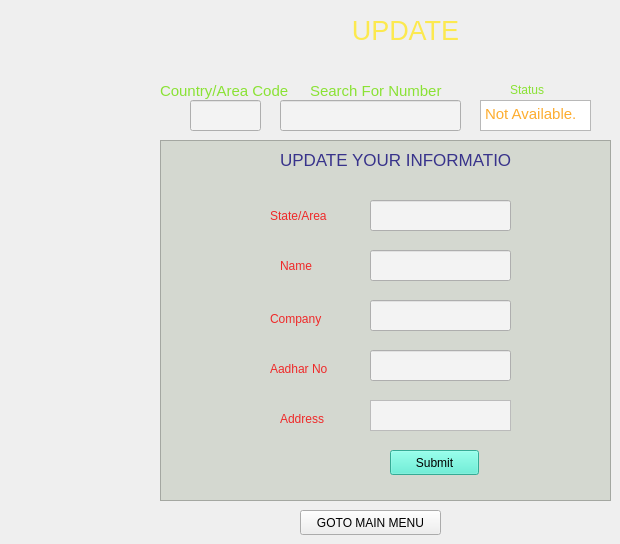
    <widget class="QWidget" name="PageUpdate">
     <widget class="QLabel" name="label_20">
      <property name="geometry">
       <rect>
        <x>300</x>
        <y>10</y>
        <width>211</width>
        <height>41</height>
       </rect>
      </property>
      <property name="font">
       <font>
        <pointsize>20</pointsize>
       </font>
      </property>
      <property name="styleSheet">
       <string notr="true">color: rgb(252, 233, 79);</string>
      </property>
      <property name="text">
       <string>UPDATE</string>
      </property>
      <property name="alignment">
       <set>Qt::AlignCenter</set>
      </property>
     </widget>
     <widget class="QTableView" name="tableView_3">
      <property name="geometry">
       <rect>
        <x>160</x>
        <y>140</y>
        <width>451</width>
        <height>361</height>
       </rect>
      </property>
      <property name="styleSheet">
       <string notr="true">background-color: rgb(211, 215, 207, 250);</string>
      </property>
     </widget>
     <widget class="QPushButton" name="submit_update">
      <property name="geometry">
       <rect>
        <x>390</x>
        <y>450</y>
        <width>89</width>
        <height>25</height>
       </rect>
      </property>
      <property name="styleSheet">
       <string notr="true">background-color: rgb(74, 239, 209);</string>
      </property>
      <property name="text">
       <string>Submit</string>
      </property>
     </widget>
     <widget class="QLabel" name="label_26">
      <property name="geometry">
       <rect>
        <x>310</x>
        <y>80</y>
        <width>141</width>
        <height>21</height>
       </rect>
      </property>
      <property name="font">
       <font>
        <pointsize>11</pointsize>
       </font>
      </property>
      <property name="styleSheet">
       <string notr="true">color: rgb(138, 226, 52);E</string>
      </property>
      <property name="text">
       <string>Search For Number</string>
      </property>
     </widget>
     <widget class="QLineEdit" name="searchNo_update">
      <property name="geometry">
       <rect>
        <x>280</x>
        <y>100</y>
        <width>181</width>
        <height>31</height>
       </rect>
      </property>
      <property name="styleSheet">
       <string notr="true">background-color: rgb(243, 243, 243);</string>
      </property>
     </widget>
     <widget class="QTextBrowser" name="status_update">
      <property name="geometry">
       <rect>
        <x>480</x>
        <y>100</y>
        <width>111</width>
        <height>31</height>
       </rect>
      </property>
      <property name="styleSheet">
       <string notr="true">color: rgb(253, 173, 48);</string>
      </property>
      <property name="html">
       <string>&lt;!DOCTYPE HTML PUBLIC &quot;-//W3C//DTD HTML 4.0//EN&quot; &quot;http://www.w3.org/TR/REC-html40/strict.dtd&quot;&gt;
&lt;html&gt;&lt;head&gt;&lt;meta name=&quot;qrichtext&quot; content=&quot;1&quot; /&gt;&lt;style type=&quot;text/css&quot;&gt;
p, li { white-space: pre-wrap; }
&lt;/style&gt;&lt;/head&gt;&lt;body style=&quot; font-family:'Ubuntu'; font-size:11pt; font-weight:400; font-style:normal;&quot;&gt;
&lt;p style=&quot; margin-top:0px; margin-bottom:0px; margin-left:0px; margin-right:0px; -qt-block-indent:0; text-indent:0px;&quot;&gt;Not Available.&lt;/p&gt;&lt;/body&gt;&lt;/html&gt;</string>
      </property>
     </widget>
     <widget class="QLabel" name="label_27">
      <property name="geometry">
       <rect>
        <x>510</x>
        <y>80</y>
        <width>51</width>
        <height>20</height>
       </rect>
      </property>
      <property name="styleSheet">
       <string notr="true">color: rgb(138, 226, 52);E</string>
      </property>
      <property name="text">
       <string>Status</string>
      </property>
     </widget>
     <widget class="QLabel" name="label_28">
      <property name="geometry">
       <rect>
        <x>280</x>
        <y>150</y>
        <width>231</width>
        <height>20</height>
       </rect>
      </property>
      <property name="font">
       <font>
        <pointsize>13</pointsize>
       </font>
      </property>
      <property name="styleSheet">
       <string notr="true">color: rgb(56, 51, 139);</string>
      </property>
      <property name="text">
       <string>UPDATE YOUR INFORMATION</string>
      </property>
     </widget>
     <widget class="QPushButton" name="pushButton_17">
      <property name="geometry">
       <rect>
        <x>300</x>
        <y>510</y>
        <width>141</width>
        <height>25</height>
       </rect>
      </property>
      <property name="text">
       <string>GOTO MAIN MENU</string>
      </property>
     </widget>
     <widget class="QLabel" name="label_53">
      <property name="geometry">
       <rect>
        <x>270</x>
        <y>310</y>
        <width>71</width>
        <height>17</height>
       </rect>
      </property>
      <property name="styleSheet">
       <string notr="true">color: rgb(239, 41, 41);</string>
      </property>
      <property name="text">
       <string>Company</string>
      </property>
     </widget>
     <widget class="QLabel" name="label_21">
      <property name="geometry">
       <rect>
        <x>280</x>
        <y>410</y>
        <width>67</width>
        <height>17</height>
       </rect>
      </property>
      <property name="styleSheet">
       <string notr="true">color: rgb(239, 41, 41);</string>
      </property>
      <property name="text">
       <string>Address</string>
      </property>
     </widget>
     <widget class="QLabel" name="label_23">
      <property name="geometry">
       <rect>
        <x>270</x>
        <y>360</y>
        <width>71</width>
        <height>17</height>
       </rect>
      </property>
      <property name="styleSheet">
       <string notr="true">color: rgb(239, 41, 41);</string>
      </property>
      <property name="text">
       <string>Aadhar No</string>
      </property>
     </widget>
     <widget class="QLabel" name="label_52">
      <property name="geometry">
       <rect>
        <x>270</x>
        <y>200</y>
        <width>81</width>
        <height>31</height>
       </rect>
      </property>
      <property name="styleSheet">
       <string notr="true">color: rgb(239, 41, 41);</string>
      </property>
      <property name="text">
       <string>State/Area</string>
      </property>
     </widget>
     <widget class="QLabel" name="label_22">
      <property name="geometry">
       <rect>
        <x>280</x>
        <y>250</y>
        <width>51</width>
        <height>31</height>
       </rect>
      </property>
      <property name="styleSheet">
       <string notr="true">color: rgb(239, 41, 41);</string>
      </property>
      <property name="text">
       <string>Name</string>
      </property>
     </widget>
     <widget class="QLineEdit" name="searchCode_update">
      <property name="geometry">
       <rect>
        <x>190</x>
        <y>100</y>
        <width>71</width>
        <height>31</height>
       </rect>
      </property>
      <property name="styleSheet">
       <string notr="true">background-color: rgb(243, 243, 243);</string>
      </property>
     </widget>
     <widget class="QLabel" name="label_updateCode">
      <property name="geometry">
       <rect>
        <x>160</x>
        <y>80</y>
        <width>141</width>
        <height>21</height>
       </rect>
      </property>
      <property name="font">
       <font>
        <pointsize>11</pointsize>
       </font>
      </property>
      <property name="styleSheet">
       <string notr="true">color: rgb(138, 226, 52);E</string>
      </property>
      <property name="text">
       <string>Country/Area Code</string>
      </property>
     </widget>
     <widget class="QLineEdit" name="country_update">
      <property name="geometry">
       <rect>
        <x>370</x>
        <y>200</y>
        <width>141</width>
        <height>31</height>
       </rect>
      </property>
      <property name="styleSheet">
       <string notr="true">background-color: rgb(243, 243, 243);</string>
      </property>
     </widget>
     <widget class="QLineEdit" name="name_update">
      <property name="geometry">
       <rect>
        <x>370</x>
        <y>250</y>
        <width>141</width>
        <height>31</height>
       </rect>
      </property>
      <property name="styleSheet">
       <string notr="true">background-color: rgb(243, 243, 243);</string>
      </property>
     </widget>
     <widget class="QLineEdit" name="company_update">
      <property name="geometry">
       <rect>
        <x>370</x>
        <y>300</y>
        <width>141</width>
        <height>31</height>
       </rect>
      </property>
      <property name="styleSheet">
       <string notr="true">background-color: rgb(243, 243, 243);</string>
      </property>
     </widget>
     <widget class="QLineEdit" name="aadhar_update">
      <property name="geometry">
       <rect>
        <x>370</x>
        <y>350</y>
        <width>141</width>
        <height>31</height>
       </rect>
      </property>
      <property name="styleSheet">
       <string notr="true">background-color: rgb(243, 243, 243);</string>
      </property>
     </widget>
     <widget class="QTextEdit" name="address_update">
      <property name="geometry">
       <rect>
        <x>370</x>
        <y>400</y>
        <width>141</width>
        <height>31</height>
       </rect>
      </property>
      <property name="styleSheet">
       <string notr="true">background-color: rgb(243, 243, 243);</string>
      </property>
     </widget>
    </widget>
